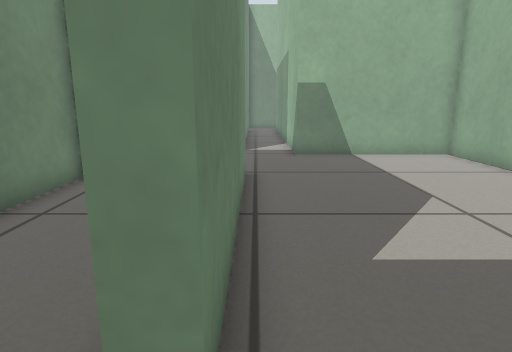
View 1 (above)

16 first-person views from a walk through a robot-simulator world made for Gazebo. The camera is 0.5 m above the floor, tilts 12° down and sees 75° across. The floor is counted in squares, 0.25 m on a side. Each view is taken from the middle of a square. On the plan, view 1 faces up. The plan holds only what a view shows up to about 18 squares ahead; the rest is blank.

View 2
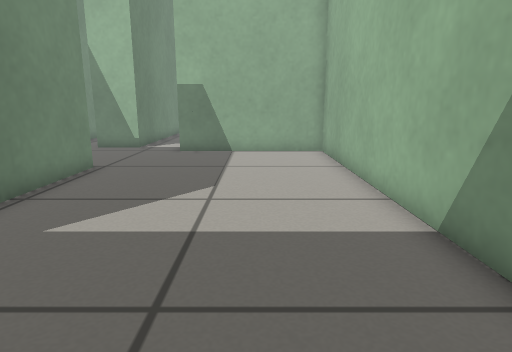

View 3
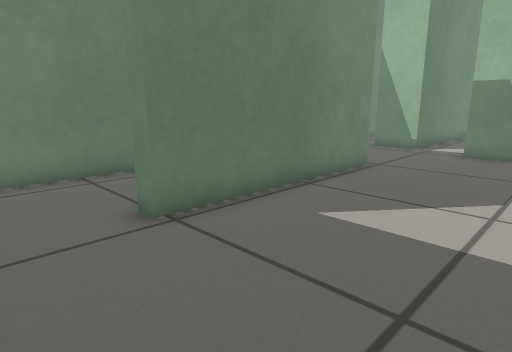

View 4
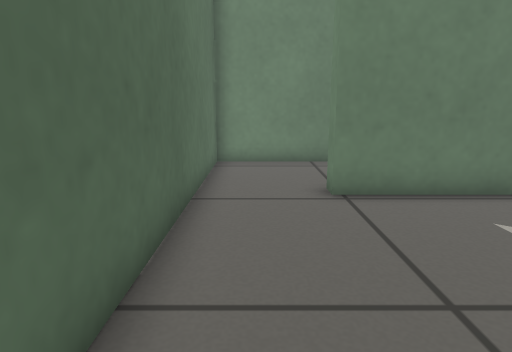

View 5
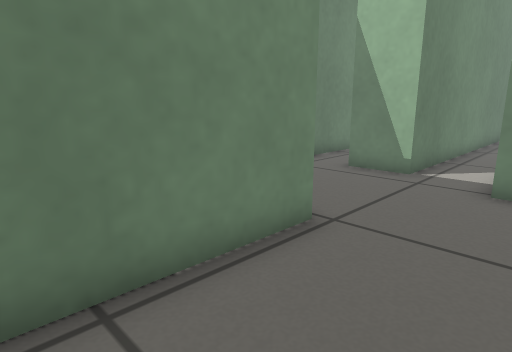

View 6
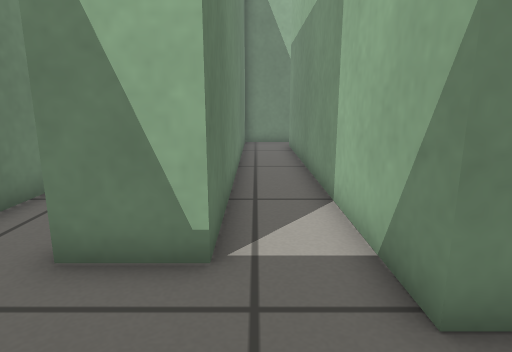

View 7
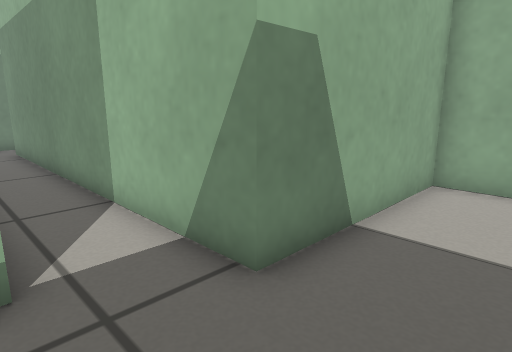

View 8
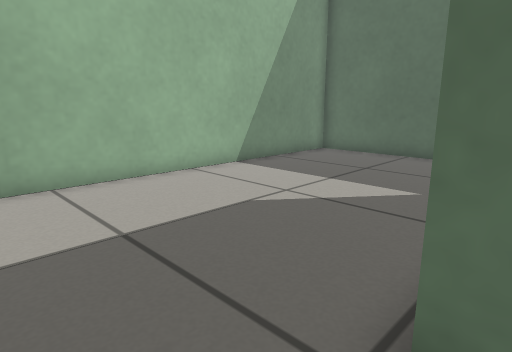

View 9
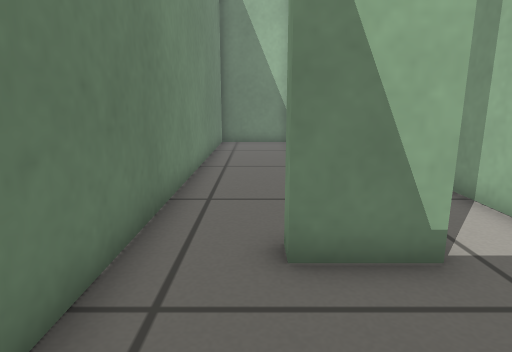

View 10
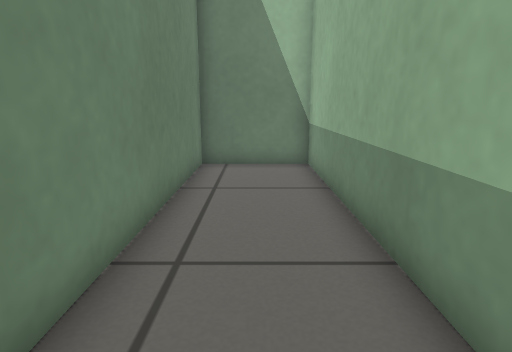

View 11
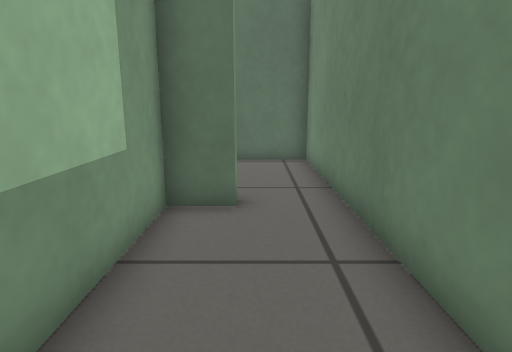

View 12
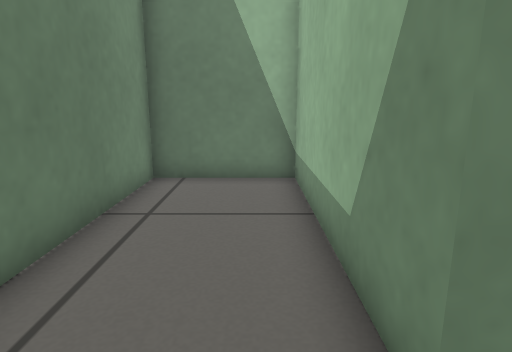

View 13
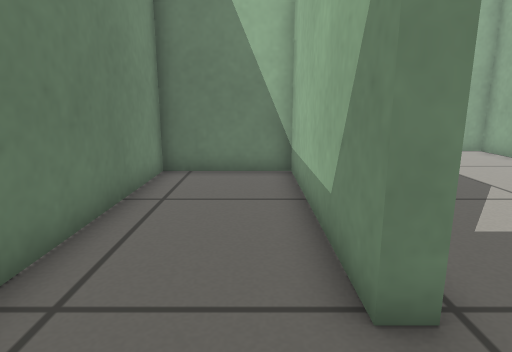

View 14
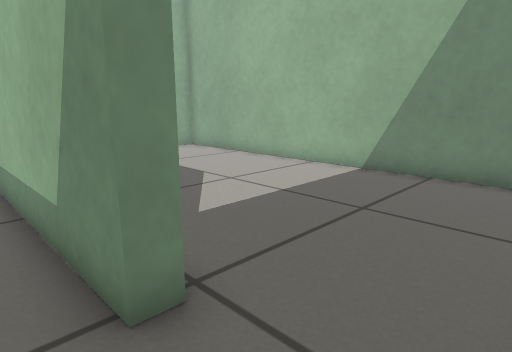

View 15
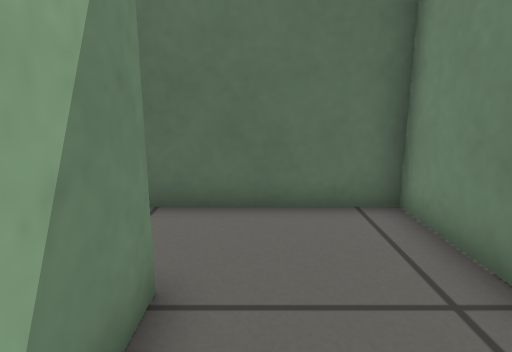

View 16
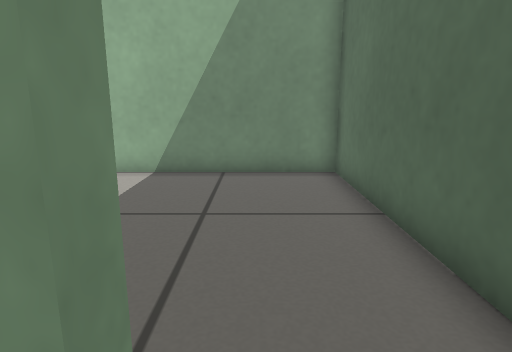

### Floor plan
Ten units are one square. View 1 is at (0, 0); x grows to the right and y downward. Boxes are objects, and circles mark ways between rooms. Rooms are numbered by the first view taken in them; rooms with no view inside come last. Other rooms are left out.
<svg viewBox="-54 -299 138 318">
<path fill="none" stroke="#000" d="M-25 -97 -3 -97 -3 -17 -9 -17M-15 14 79 14 79 -136 17 -136 17 -276M-6 -286 -6 -150 -26 -150M20 -294 -6 -294M-26 -150 -26 -156 -12 -156 -12 -294 -49 -294 -49 -97 -25 -97M-9 -17 -9 -91 -49 -91 -49 14 -15 14"/>
<circle cx="-15" cy="-125" r="3" fill="#2a7"/>
<circle cx="-5" cy="0" r="3" fill="#2a7"/>
<text x="30" y="-90">1</text>
<text x="-30" y="-210">2</text>
<text x="-30" y="-40">3</text>
</svg>
Room 1 opens to room 2. Room 1 opens to room 3.

Where each view was taken, in squares from view 1:
view 1: 0 up, 0 right, facing up
view 2: 1 down, 5 right, facing up
view 3: 1 down, 5 right, facing up-left
view 4: 0 up, 7 right, facing left
view 5: 5 up, 3 right, facing up-left
view 6: 11 up, 0 right, facing up
view 7: 11 up, 1 left, facing up-right
view 8: 12 up, 1 left, facing down-right
view 9: 11 up, 3 left, facing up
view 10: 18 up, 3 left, facing up
view 11: 22 up, 3 left, facing down
view 12: 0 up, 2 left, facing up
view 13: 1 down, 2 left, facing up
view 14: 1 down, 2 left, facing up-right
view 15: 5 up, 2 left, facing down
view 16: 1 up, 2 left, facing right
